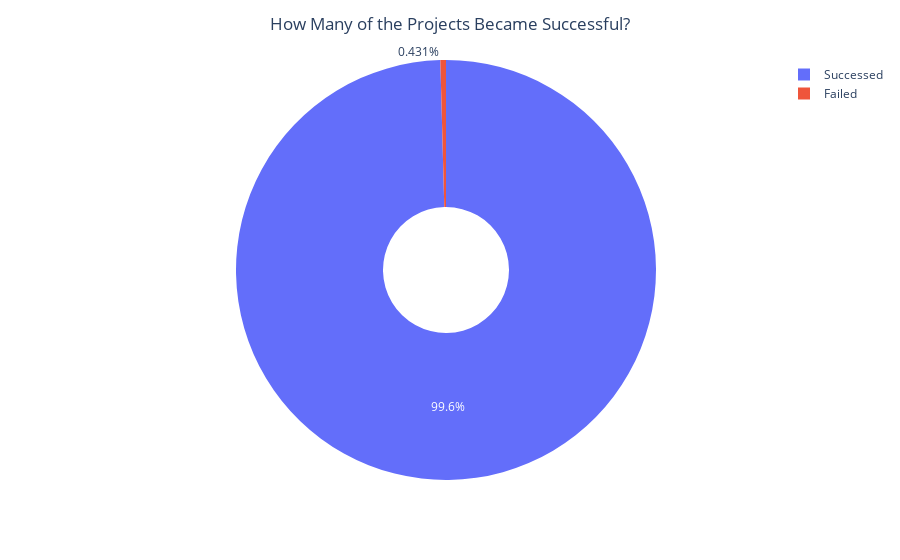

Here is the notebook cell this chart was saved with:
### Markdown cell above
How many of those projects are successful?

### Code cell
suc = kc['success'].value_counts().to_frame().reset_index()
suc.rename(columns={'index': 'Successed', 'success': 'Total'}, inplace = True)

fig = px.pie(suc, values='Total', names='Successed', hole = .3)
fig.update_layout(title_text="How Many of the Projects Became Successful?", title_x = 0.3, )
iplot(fig)

### Figure 1 — Plotly figure (JSON) as saved in the notebook; plotly's stock layout.template omitted (floating-point values rounded to 4 significant figures)
{"data": [{"domain": {"x": [0, 1], "y": [0, 1]}, "hole": 0.3, "hovertemplate": "Successed=%{label}<br>Total=%{value}<extra></extra>", "labels": ["Successed", "Failed"], "legendgroup": "", "name": "", "showlegend": true, "type": "pie", "values": [1616, 7]}], "layout": {"legend": {"tracegroupgap": 0}, "margin": {"t": 60}, "title": {"text": "How Many of the Projects Became Successful?", "x": 0.3}}}
